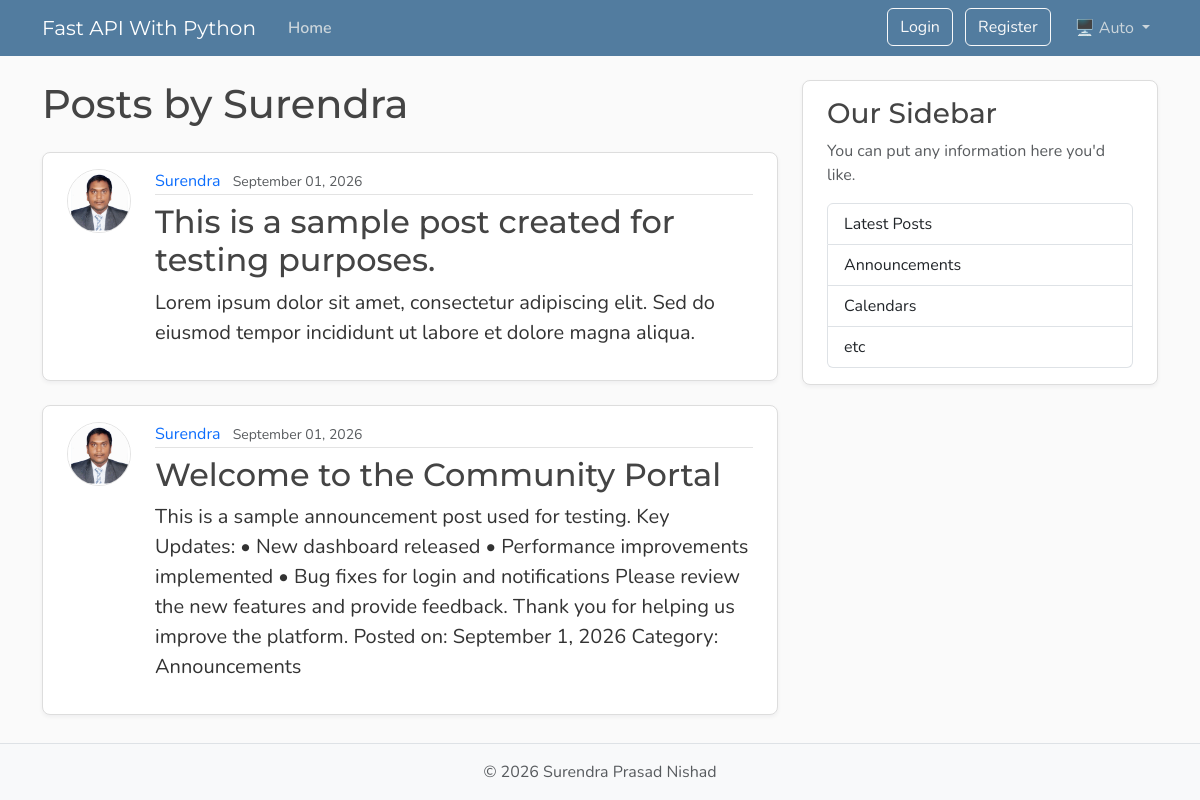
Before: /users/1/posts with the older database file.
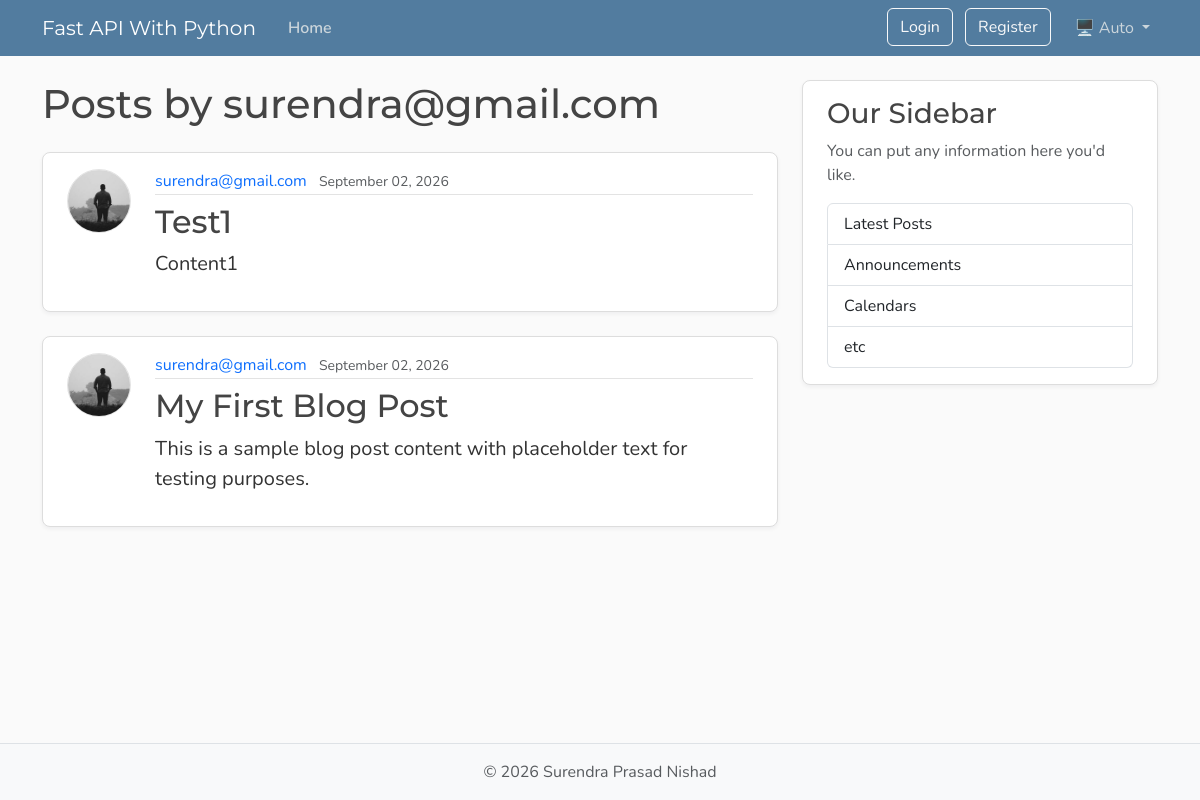
After: the same page with the newer database file.
### app/models/model.py (models this page shows, shortened)
class User(Base):
    __tablename__ = "users"
    id: Mapped[int] = mapped_column(Integer, primary_key=True, index=True)
    username: Mapped[str] = mapped_column(String(50), unique=True, nullable=False)
    email: Mapped[str] = mapped_column(String(120), unique=True, nullable=False)
    password_hash: Mapped[str] = mapped_column(String(250), nullable=False)
    image_file: Mapped[str | None] = mapped_column(
        String(200),
        nullable=True,
        default=None,
    )
    posts: Mapped[list[Post]] = relationship(back_populates="author", cascade="all, delete-orphan")
    reset_tokens: Mapped[list[PasswordResetToken]] = relationship(back_populates="user",cascade="all, delete-orphan",)

class Post(Base):
    __tablename__ = "posts"
    id: Mapped[int] = mapped_column(Integer, primary_key=True, index=True)
    title: Mapped[str] = mapped_column(
        String(100),
        nullable=False,
    )
    content: Mapped[str] = mapped_column(
        Text,
        nullable=False,
    )
    user_id: Mapped[int] = mapped_column(
        ForeignKey("users.id"),
        nullable=False,
        index=True,
    )
    date_posted: Mapped[datetime] = mapped_column(
        DateTime(timezone=True),
        default=lambda: datetime.now(UTC),
    )
    author: Mapped[User] = relationship(
        back_populates="posts"
    )

### app/main.py (the view)
@app.get("/users/{user_id}/posts", include_in_schema=False, name="user_posts")
async def user_posts_page(
    request: Request,
    user_id: int,
    db: Annotated[AsyncSession, Depends(get_db)],
):
    result = await db.execute(
        select(models.User).where(models.User.id == user_id)
    )
    user = result.scalars().first()
    if not user:
        raise HTTPException(
            status_code=status.HTTP_404_NOT_FOUND,
            detail="User not found",
        )
    count_result = await db.execute(
        select(func.count())
        .select_from(models.Post)
        .where(models.Post.user_id == user_id),
    )
    total = count_result.scalar() or 0
    result = await db.execute(
        select(models.Post)
        .options(selectinload(models.Post.author))
        .where(models.Post.user_id == user_id)
        .order_by(models.Post.date_posted.desc())
        .limit(settings.posts_per_page),
    )
    posts = result.scalars().all()
    has_more = len(posts) < total
    return templates.TemplateResponse(
        request,
        "user_posts.html",
        {
            "posts": posts,
            "user": user,
            "title": f"{user.username}'s Posts",
            "limit": settings.posts_per_page,
            "has_more": has_more,
        },
    )

### templates/user_posts.html (shortened to what this page needs)
{% extends "layout.html" %}
{% block content %}
    <h1 class="mb-4">Posts by {{ user.username }}</h1>
    <div id="postsContainer">
        {% for post in posts %}
            <article class="content-section py-3 px-4 mb-4">
                <div class="d-flex align-items-start gap-4">
                    <img class="rounded-circle article-img flex-shrink-0"
                         src="{{ post.author.image_path }}"
                         alt="{{ post.author.username }}'s profile picture"
                         width="64"
                         height="64"
                         loading="lazy">
                    <div class="flex-grow-1">
                        <div class="article-metadata mb-2">
                            <a class="me-2"
                               href="{{ url_for('user_posts', user_id=post.author.id) }}">{{ post.author.username }}</a>
                            <small class="text-body-secondary">{{ post.date_posted.strftime("%B %d, %Y") }}</small>
                        </div>
                        <h2>
                            <a class="article-title"
                               href="{{ url_for('post_page', post_id=post.id) }}">{{ post.title }}</a>
                        </h2>
                        <p class="article-content">{{ post.content }}</p>
                    </div>
                </div>
            </article>
        {% else %}
            <p class="text-body-secondary">No posts by this user yet.</p>
        {% endfor %}
    </div>
{% endblock content %}

Changed rows visible on the page:
removed Post: author.username "Surendra", date_posted "September 01, 2026", title "This is a sample post created for testing purposes.", content "Lorem ipsum dolor sit amet, consectetur adipiscing elit. Sed do eiusmod tempor incididunt ut labore et dolore magna aliqua."
changed User: username "Surendra" → "surendra@gmail.com"
added Post: author.image_path (picture), author.username "surendra@gmail.com", date_posted "September 02, 2026", title "Test1", content "Content1"
changed Post: author.image_path: picture added in place of a placeholder; author.username "Surendra" → "surendra@gmail.com"; date_posted "September 01, 2026" → "September 02, 2026"; title "Welcome to the Community Portal" → "My First Blog Post"; content "This is a sample announcement post used for testing. Key Updates: • New dashboard released • Performance improvements implemented • Bug fixes for login and notifications Please review the new features and provide feedback. Thank you for helping us improve the platform. Posted on: September 1, 2026 Category: Announcements" → "This is a sample blog post content with placeholder text for testing purposes."
